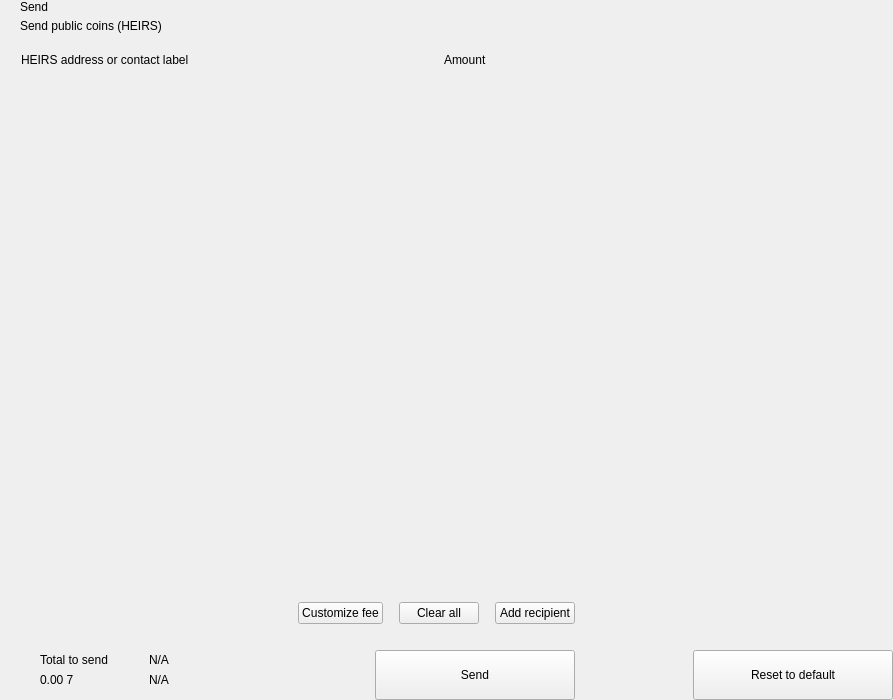
<?xml version="1.0" encoding="UTF-8"?>
<ui version="4.0">
 <class>send</class>
 <widget class="QWidget" name="send">
  <property name="geometry">
   <rect>
    <x>0</x>
    <y>0</y>
    <width>893</width>
    <height>700</height>
   </rect>
  </property>
  <property name="windowTitle">
   <string>Form</string>
  </property>
  <layout class="QHBoxLayout" name="horizontalLayout_2" stretch="2,1">
   <property name="spacing">
    <number>0</number>
   </property>
   <property name="leftMargin">
    <number>0</number>
   </property>
   <property name="topMargin">
    <number>0</number>
   </property>
   <property name="rightMargin">
    <number>0</number>
   </property>
   <property name="bottomMargin">
    <number>0</number>
   </property>
   <item>
    <widget class="QWidget" name="left" native="true">
     <layout class="QVBoxLayout" name="verticalLayout_3">
      <property name="spacing">
       <number>0</number>
      </property>
      <property name="leftMargin">
       <number>0</number>
      </property>
      <property name="topMargin">
       <number>0</number>
      </property>
      <property name="rightMargin">
       <number>0</number>
      </property>
      <property name="bottomMargin">
       <number>0</number>
      </property>
      <item>
       <layout class="QVBoxLayout" name="verticalLayout_22" stretch="0,0,0,1,0,0,0,0">
        <property name="spacing">
         <number>0</number>
        </property>
        <item>
         <layout class="QHBoxLayout" name="horizontalLayout_3">
          <property name="spacing">
           <number>0</number>
          </property>
          <property name="leftMargin">
           <number>20</number>
          </property>
          <property name="rightMargin">
           <number>20</number>
          </property>
          <item>
           <layout class="QVBoxLayout" name="verticalLayout">
            <property name="spacing">
             <number>5</number>
            </property>
            <item>
             <widget class="QLabel" name="labelTitle">
              <property name="text">
               <string>Send</string>
              </property>
              <property name="alignment">
               <set>Qt::AlignLeading|Qt::AlignLeft|Qt::AlignVCenter</set>
              </property>
             </widget>
            </item>
            <item>
             <widget class="QLabel" name="labelSubtitle1">
              <property name="text">
               <string>Send public coins (HEIRS)</string>
              </property>
             </widget>
            </item>
           </layout>
          </item>
          <item>
           <spacer name="horizontalSpacer">
            <property name="orientation">
             <enum>Qt::Horizontal</enum>
            </property>
            <property name="sizeHint" stdset="0">
             <size>
              <width>40</width>
              <height>20</height>
             </size>
            </property>
           </spacer>
          </item>
         </layout>
        </item>
        <item>
         <spacer name="verticalSpacer_2">
          <property name="orientation">
           <enum>Qt::Vertical</enum>
          </property>
          <property name="sizeType">
           <enum>QSizePolicy::Fixed</enum>
          </property>
          <property name="sizeHint" stdset="0">
           <size>
            <width>20</width>
            <height>20</height>
           </size>
          </property>
         </spacer>
        </item>
        <item>
         <layout class="QHBoxLayout" name="horizontalLayout" stretch="6,0,2">
          <property name="spacing">
           <number>0</number>
          </property>
          <property name="leftMargin">
           <number>10</number>
          </property>
          <property name="topMargin">
           <number>0</number>
          </property>
          <property name="rightMargin">
           <number>20</number>
          </property>
          <property name="bottomMargin">
           <number>0</number>
          </property>
          <item>
           <widget class="QLabel" name="labelSubtitleAddress">
            <property name="styleSheet">
             <string notr="true">margin-left:8px;</string>
            </property>
            <property name="text">
             <string>HEIRS address or contact label</string>
            </property>
           </widget>
          </item>
          <item>
           <spacer name="horizontalSpacer_3">
            <property name="orientation">
             <enum>Qt::Horizontal</enum>
            </property>
            <property name="sizeType">
             <enum>QSizePolicy::Fixed</enum>
            </property>
            <property name="sizeHint" stdset="0">
             <size>
              <width>40</width>
              <height>1</height>
             </size>
            </property>
           </spacer>
          </item>
          <item>
           <widget class="QLabel" name="labelSubtitleAmount">
            <property name="text">
             <string>Amount</string>
            </property>
           </widget>
          </item>
         </layout>
        </item>
        <item>
         <widget class="QScrollArea" name="scrollArea">
          <property name="minimumSize">
           <size>
            <width>0</width>
            <height>350</height>
           </size>
          </property>
          <property name="styleSheet">
           <string notr="true">#scrollArea {
            background:transparent;
            margin-top:10px;
}</string>
          </property>
          <property name="horizontalScrollBarPolicy">
           <enum>Qt::ScrollBarAlwaysOff</enum>
          </property>
          <property name="sizeAdjustPolicy">
           <enum>QAbstractScrollArea::AdjustIgnored</enum>
          </property>
          <property name="widgetResizable">
           <bool>true</bool>
          </property>
          <property name="alignment">
           <set>Qt::AlignLeading|Qt::AlignLeft|Qt::AlignTop</set>
          </property>
          <widget class="QWidget" name="scrollAreaWidgetContents">
           <property name="geometry">
            <rect>
             <x>0</x>
             <y>0</y>
             <width>591</width>
             <height>16</height>
            </rect>
           </property>
           <property name="sizePolicy">
            <sizepolicy hsizetype="Preferred" vsizetype="Maximum">
             <horstretch>0</horstretch>
             <verstretch>0</verstretch>
            </sizepolicy>
           </property>
           <property name="autoFillBackground">
            <bool>false</bool>
           </property>
           <property name="styleSheet">
            <string notr="true">#scrollAreaWidgetContents {
             background:transparent;
             }</string>
           </property>
           <layout class="QVBoxLayout" name="verticalLayout_7">
            <property name="spacing">
             <number>0</number>
            </property>
            <property name="sizeConstraint">
             <enum>QLayout::SetDefaultConstraint</enum>
            </property>
            <property name="leftMargin">
             <number>0</number>
            </property>
            <property name="topMargin">
             <number>0</number>
            </property>
            <property name="rightMargin">
             <number>0</number>
            </property>
            <property name="bottomMargin">
             <number>0</number>
            </property>
           </layout>
          </widget>
         </widget>
        </item>
        <item>
         <spacer name="verticalSpacer_4">
          <property name="orientation">
           <enum>Qt::Vertical</enum>
          </property>
          <property name="sizeType">
           <enum>QSizePolicy::Fixed</enum>
          </property>
          <property name="sizeHint" stdset="0">
           <size>
            <width>20</width>
            <height>20</height>
           </size>
          </property>
         </spacer>
        </item>
        <item>
         <layout class="QHBoxLayout" name="horizontalLayout_20">
          <property name="spacing">
           <number>6</number>
          </property>
          <property name="leftMargin">
           <number>20</number>
          </property>
          <property name="rightMargin">
           <number>20</number>
          </property>
          <item>
           <spacer name="horizontalSpacer_4">
            <property name="orientation">
             <enum>Qt::Horizontal</enum>
            </property>
            <property name="sizeHint" stdset="0">
             <size>
              <width>10</width>
              <height>20</height>
             </size>
            </property>
           </spacer>
          </item>
          <item>
           <widget class="QPushButton" name="pushButtonFee">
            <property name="focusPolicy">
             <enum>Qt::NoFocus</enum>
            </property>
            <property name="text">
             <string>Customize fee</string>
            </property>
           </widget>
          </item>
          <item>
           <spacer name="horizontalSpacer_11">
            <property name="orientation">
             <enum>Qt::Horizontal</enum>
            </property>
            <property name="sizeType">
             <enum>QSizePolicy::Minimum</enum>
            </property>
            <property name="sizeHint" stdset="0">
             <size>
              <width>10</width>
              <height>20</height>
             </size>
            </property>
           </spacer>
          </item>
          <item>
           <widget class="QPushButton" name="pushButtonClear">
            <property name="focusPolicy">
             <enum>Qt::NoFocus</enum>
            </property>
            <property name="layoutDirection">
             <enum>Qt::RightToLeft</enum>
            </property>
            <property name="text">
             <string>Clear all</string>
            </property>
           </widget>
          </item>
          <item>
           <spacer name="horizontalSpacer_6">
            <property name="orientation">
             <enum>Qt::Horizontal</enum>
            </property>
            <property name="sizeType">
             <enum>QSizePolicy::Fixed</enum>
            </property>
            <property name="sizeHint" stdset="0">
             <size>
              <width>10</width>
              <height>20</height>
             </size>
            </property>
           </spacer>
          </item>
          <item>
           <widget class="QPushButton" name="pushButtonAddRecipient">
            <property name="focusPolicy">
             <enum>Qt::NoFocus</enum>
            </property>
            <property name="text">
             <string>Add recipient</string>
            </property>
           </widget>
          </item>
         </layout>
        </item>
        <item>
         <spacer name="verticalSpacer">
          <property name="orientation">
           <enum>Qt::Vertical</enum>
          </property>
          <property name="sizeType">
           <enum>QSizePolicy::Fixed</enum>
          </property>
          <property name="sizeHint" stdset="0">
           <size>
            <width>20</width>
            <height>16</height>
           </size>
          </property>
         </spacer>
        </item>
        <item>
         <layout class="QHBoxLayout" name="horizontalLayout_7">
          <property name="rightMargin">
           <number>20</number>
          </property>
          <item>
           <layout class="QHBoxLayout" name="horizontalLayout_10">
            <property name="spacing">
             <number>0</number>
            </property>
            <property name="leftMargin">
             <number>8</number>
            </property>
            <item>
             <widget class="QStackedWidget" name="stackedWidget">
              <property name="minimumSize">
               <size>
                <width>0</width>
                <height>60</height>
               </size>
              </property>
              <property name="maximumSize">
               <size>
                <width>16777215</width>
                <height>60</height>
               </size>
              </property>
              <widget class="QWidget" name="page1">
               <layout class="QVBoxLayout" name="verticalLayout_71" stretch="0">
                <property name="spacing">
                 <number>6</number>
                </property>
                <property name="leftMargin">
                 <number>12</number>
                </property>
                <property name="topMargin">
                 <number>0</number>
                </property>
                <property name="rightMargin">
                 <number>0</number>
                </property>
                <property name="bottomMargin">
                 <number>0</number>
                </property>
                <item>
                 <widget class="QWidget" name="coinWidget" native="true">
                  <property name="minimumSize">
                   <size>
                    <width>0</width>
                    <height>60</height>
                   </size>
                  </property>
                  <property name="maximumSize">
                   <size>
                    <width>16777215</width>
                    <height>60</height>
                   </size>
                  </property>
                  <layout class="QHBoxLayout" name="horizontalLayout_9">
                   <property name="spacing">
                    <number>0</number>
                   </property>
                   <property name="leftMargin">
                    <number>20</number>
                   </property>
                   <property name="topMargin">
                    <number>10</number>
                   </property>
                   <property name="rightMargin">
                    <number>20</number>
                   </property>
                   <property name="bottomMargin">
                    <number>10</number>
                   </property>
                   <item>
                    <layout class="QVBoxLayout" name="verticalSend">
                     <property name="spacing">
                      <number>0</number>
                     </property>
                     <item>
                      <widget class="QLabel" name="labelTitleTotalSend">
                       <property name="text">
                        <string>Total to send</string>
                       </property>
                      </widget>
                     </item>
                     <item>
                      <widget class="QLabel" name="labelAmountSend">
                       <property name="text">
                        <string notr="true">0.00 7</string>
                       </property>
                      </widget>
                     </item>
                    </layout>
                   </item>
                   <item>
                    <spacer name="horizontalSpacer_9">
                     <property name="orientation">
                      <enum>Qt::Horizontal</enum>
                     </property>
                     <property name="sizeType">
                      <enum>QSizePolicy::Fixed</enum>
                     </property>
                     <property name="sizeHint" stdset="0">
                      <size>
                       <width>20</width>
                       <height>20</height>
                      </size>
                     </property>
                    </spacer>
                   </item>
                   <item>
                    <widget class="QLabel" name="labelLine">
                     <property name="minimumSize">
                      <size>
                       <width>1</width>
                       <height>0</height>
                      </size>
                     </property>
                     <property name="maximumSize">
                      <size>
                       <width>1</width>
                       <height>16777215</height>
                      </size>
                     </property>
                     <property name="text">
                      <string/>
                     </property>
                    </widget>
                   </item>
                   <item>
                    <spacer name="horizontalSpacer_10">
                     <property name="orientation">
                      <enum>Qt::Horizontal</enum>
                     </property>
                     <property name="sizeType">
                      <enum>QSizePolicy::Fixed</enum>
                     </property>
                     <property name="sizeHint" stdset="0">
                      <size>
                       <width>20</width>
                       <height>20</height>
                      </size>
                     </property>
                    </spacer>
                   </item>
                   <item>
                    <layout class="QVBoxLayout" name="verticalRemaining">
                     <property name="spacing">
                      <number>0</number>
                     </property>
                     <item>
                      <widget class="QLabel" name="labelTitleTotalRemaining">
                       <property name="text">
                        <string notr="true">N/A</string>
                       </property>
                      </widget>
                     </item>
                     <item>
                      <widget class="QLabel" name="labelAmountRemaining">
                       <property name="text">
                        <string notr="true">N/A</string>
                       </property>
                      </widget>
                     </item>
                    </layout>
                   </item>
                  </layout>
                 </widget>
                </item>
               </layout>
              </widget>
              <widget class="QWidget" name="page_2"/>
             </widget>
            </item>
           </layout>
          </item>
          <item>
           <spacer name="horizontalSpacer_5">
            <property name="orientation">
             <enum>Qt::Horizontal</enum>
            </property>
            <property name="sizeType">
             <enum>QSizePolicy::Expanding</enum>
            </property>
            <property name="sizeHint" stdset="0">
             <size>
              <width>40</width>
              <height>20</height>
             </size>
            </property>
           </spacer>
          </item>
          <item alignment="Qt::AlignBottom">
           <widget class="QPushButton" name="pushButtonSave">
            <property name="minimumSize">
             <size>
              <width>200</width>
              <height>50</height>
             </size>
            </property>
            <property name="maximumSize">
             <size>
              <width>200</width>
              <height>50</height>
             </size>
            </property>
            <property name="focusPolicy">
             <enum>Qt::NoFocus</enum>
            </property>
            <property name="text">
             <string>Send</string>
            </property>
           </widget>
          </item>
         </layout>
        </item>
       </layout>
      </item>
     </layout>
    </widget>
   </item>
   <item>
    <widget class="QWidget" name="right" native="true">
     <layout class="QVBoxLayout" name="verticalLayout_5">
      <property name="leftMargin">
       <number>0</number>
      </property>
      <property name="topMargin">
       <number>0</number>
      </property>
      <property name="rightMargin">
       <number>0</number>
      </property>
      <property name="bottomMargin">
       <number>0</number>
      </property>
      <item>
       <layout class="QVBoxLayout" name="verticalLayout_4">
        <property name="spacing">
         <number>6</number>
        </property>
        <item>
         <widget class="OptionButton" name="btnCoinControl" native="true">
          <property name="minimumSize">
           <size>
            <width>0</width>
            <height>50</height>
           </size>
          </property>
         </widget>
        </item>
        <item>
         <widget class="OptionButton" name="btnChangeAddress" native="true">
          <property name="minimumSize">
           <size>
            <width>0</width>
            <height>50</height>
           </size>
          </property>
         </widget>
        </item>
        <item>
         <widget class="OptionButton" name="btnUri" native="true">
          <property name="minimumSize">
           <size>
            <width>0</width>
            <height>50</height>
           </size>
          </property>
         </widget>
        </item>
        <item>
         <spacer name="verticalSpacer_5">
          <property name="orientation">
           <enum>Qt::Vertical</enum>
          </property>
          <property name="sizeHint" stdset="0">
           <size>
            <width>20</width>
            <height>40</height>
           </size>
          </property>
         </spacer>
        </item>
        <item>
         <layout class="QHBoxLayout" name="horizontalLayout_8">
          <item>
           <spacer name="horizontalSpacer_7">
            <property name="orientation">
             <enum>Qt::Horizontal</enum>
            </property>
            <property name="sizeHint" stdset="0">
             <size>
              <width>40</width>
              <height>20</height>
             </size>
            </property>
           </spacer>
          </item>
          <item>
           <widget class="QPushButton" name="pushButtonReset">
            <property name="minimumSize">
             <size>
              <width>200</width>
              <height>50</height>
             </size>
            </property>
            <property name="maximumSize">
             <size>
              <width>200</width>
              <height>50</height>
             </size>
            </property>
            <property name="focusPolicy">
             <enum>Qt::NoFocus</enum>
            </property>
            <property name="text">
             <string>Reset to default</string>
            </property>
           </widget>
          </item>
         </layout>
        </item>
       </layout>
      </item>
     </layout>
    </widget>
   </item>
  </layout>
 </widget>
 <customwidgets>
  <customwidget>
   <class>OptionButton</class>
   <extends>QWidget</extends>
   <header>qt/herencia/optionbutton.h</header>
   <container>1</container>
  </customwidget>
 </customwidgets>
 <resources/>
 <connections/>
</ui>
